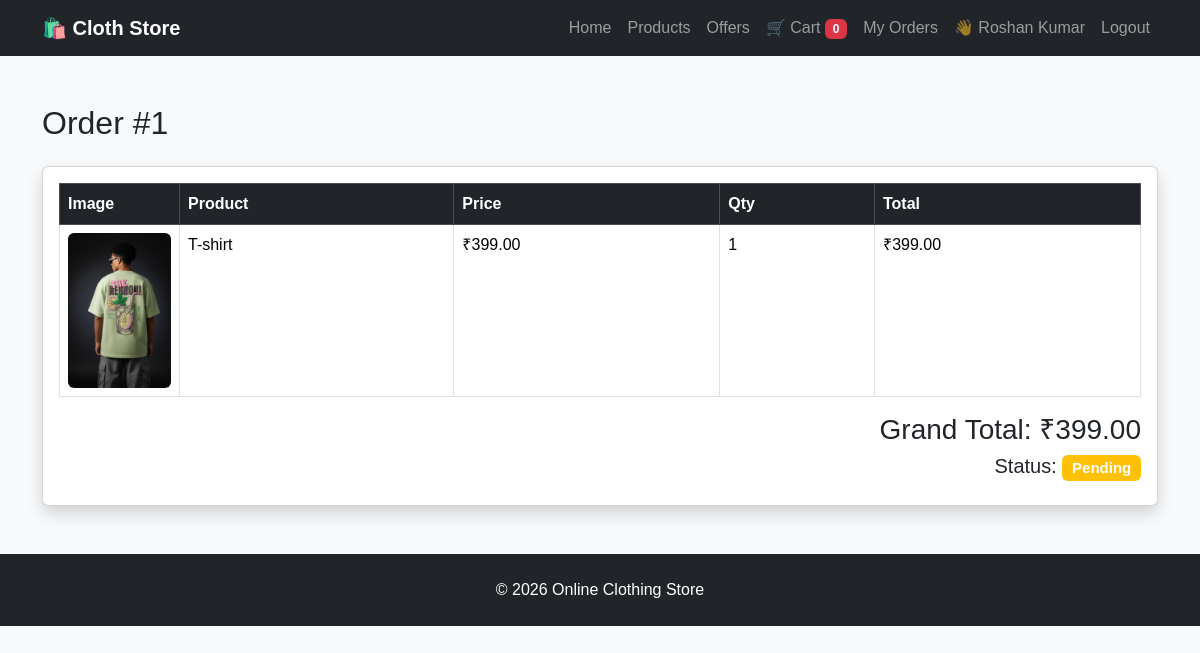
/order_details.php?id=1 (signed in), run on the app's committed database.
### tables this page shows
CREATE TABLE `order_items` (
  `id` int(11) NOT NULL,
  `order_id` int(11) DEFAULT NULL,
  `product_id` int(11) DEFAULT NULL,
  `quantity` int(11) DEFAULT NULL,
  `price` decimal(10,2) DEFAULT NULL
);

CREATE TABLE `products` (
  `id` int(11) NOT NULL,
  `category_id` int(11) DEFAULT NULL,
  `product_name` varchar(150) NOT NULL,
  `description` text DEFAULT NULL,
  `price` decimal(10,2) DEFAULT NULL,
  `stock` int(11) DEFAULT 0,
  `image` varchar(255) DEFAULT NULL,
  `created_at` timestamp NOT NULL DEFAULT current_timestamp()
);

CREATE TABLE `orders` (
  `id` int(11) NOT NULL,
  `user_id` int(11) DEFAULT NULL,
  `shipping_name` varchar(100) DEFAULT NULL,
  `phone` varchar(15) DEFAULT NULL,
  `address` text DEFAULT NULL,
  `city` varchar(100) DEFAULT NULL,
  `state` varchar(100) DEFAULT NULL,
  `pincode` varchar(10) DEFAULT NULL,
  `total` decimal(10,2) DEFAULT NULL,
  `status` enum('Pending','Delivered','Cancelled') DEFAULT 'Pending',
  `order_date` timestamp NOT NULL DEFAULT current_timestamp()
);

### order_details.php (the view, shortened to what this page needs)
<?php
include 'includes/header.php';
include 'includes/navbar.php';
$order_id = (int)$_GET['id'];
$user_id = $_SESSION['user']['id'];
$orderStmt = mysqli_prepare($conn, "SELECT * FROM orders WHERE id=? AND user_id=?");
mysqli_stmt_bind_param($orderStmt, "ii", $order_id, $user_id);
mysqli_stmt_execute($orderStmt);
$orderResult = mysqli_stmt_get_result($orderStmt);
$order = mysqli_fetch_assoc($orderResult);
$sql = "SELECT
            oi.quantity,
            oi.price,
            p.product_name,
            p.image
        FROM order_items oi
        INNER JOIN products p
        ON oi.product_id = p.id
        WHERE oi.order_id=?";
$stmt = mysqli_prepare($conn, $sql);
mysqli_stmt_bind_param($stmt, "i", $order_id);
mysqli_stmt_execute($stmt);
$result = mysqli_stmt_get_result($stmt);
?>
<div class="container mt-5">
<h2 class="mb-4">
    Order #<?= $order_id ?>
</h2>
<div class="card shadow">
<div class="card-body">
<table class="table table-bordered">
<thead class="table-dark">
<tr>
<th>Image</th>
<th>Product</th>
<th>Price</th>
<th>Qty</th>
<th>Total</th>
</tr>
</thead>
<tbody>
<?php
$grandTotal = 0;
while($row = mysqli_fetch_assoc($result)){
$itemTotal = $row['price'] * $row['quantity'];
$grandTotal += $itemTotal;
?>
<tr>
<td width="120">
<img
src="assets/images/products/<?= htmlspecialchars($row['image']) ?>"
class="img-fluid rounded">
</td>
<td><?= htmlspecialchars($row['product_name']) ?></td>
<td>₹<?= number_format($row['price'],2) ?></td>
<td><?= $row['quantity'] ?></td>
<td>₹<?= number_format($itemTotal,2) ?></td>
</tr>
<?php } ?>
</tbody>
</table>
<div class="text-end">
<h3>
Grand Total:
₹<?= number_format($grandTotal,2) ?>
</h3>
<h5>
Status:
<span class="badge bg-warning">
<?= htmlspecialchars($order['status']) ?>
</span>
</h5>
</div>
</div>
</div>
</div>
<?php include 'includes/footer.php'; ?>

### assets/css/style.css (style rules this page uses)
body { font-family: Arial, Helvetica, sans-serif; }

### data on the page
order_items: product.image (picture), product.product_name "T-shirt", price "399.00", quantity "1"
orders: status "Pending"

### other printed values
$cartCount "0"
$_SESSION['user']['full_name'] "Roshan Kumar"
$order_id "1"
$grandTotal "399.00"
